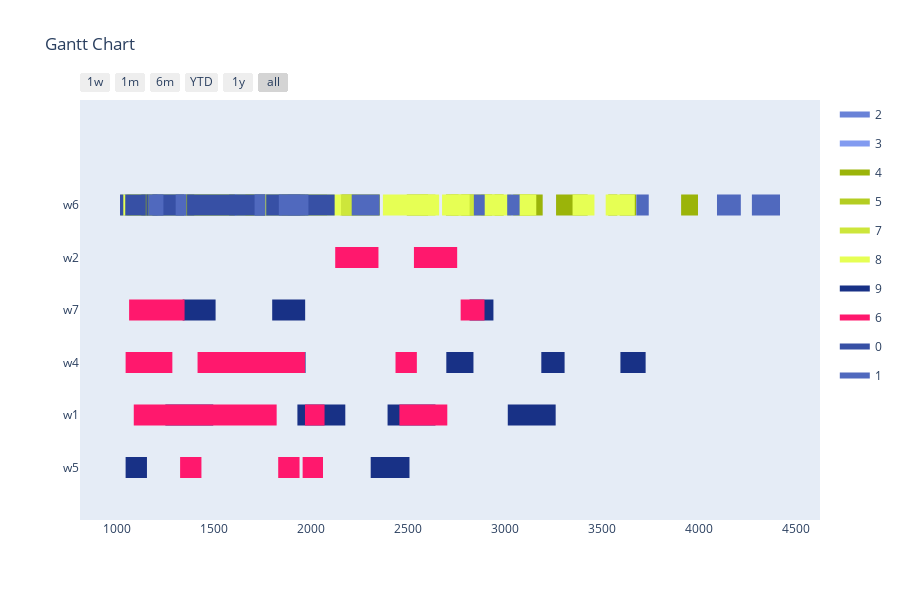

The notebook cell saved with this chart:
### Markdown cell above
Config 3 - Only valid mutations for time slots

### Code cell
optimizer = BaseGA(env)
optimizer.configure('tardiness', 'twopointcrossover', 'roulettewheel', 'onlyfeasibletimeslot')
last_time_slot = 0
for order in orders:
    if order[1] > last_time_slot:
        last_time_slot = order[1]
# all parameters after offspring_amount are optional (in this case -> verbose=True)
result, best_fitness_history, average_fitness_history, best_generation_history, feasible_gen = optimizer.optimize(orders, max_generations, earliest_time_slot, last_time_slot, population_size, offspring_amount, verbose=True)
workstation_assignments = reformat_result(result, orders, env)
visualize(workstation_assignments, best_fitness_history, average_fitness_history, best_generation_history, feasible_gen)

### Figure 1 — Plotly figure (JSON) as saved in the notebook; plotly's stock layout.template omitted (floating-point values rounded to 4 significant figures)
{"data": [{"fill": "toself", "fillcolor": "rgb(105, 130, 215)", "hoverinfo": "name", "legendgroup": "rgb(105, 130, 215)", "mode": "none", "name": "2", "type": "scatter", "x": [829, 984, 984, 829, 829, 856, 1070, 1070, 856, 856, 694, 919, 919, 694, 694, 629, 695, 695, 629, 629, 767, 903, 903, 767, 767, 599, 675, 675, 599, 599, 509, 734, 734, 509, 509, 840, 995, 995, 840, 840, 1034, 1130, 1130, 1034, 1034, 473, 615, 615, 473, 473, 646, 896, 896, 646, 646, 531, 673, 673, 531, 531, 495, 659, 659, 495, 495, 724, 789, 789, 724, 724, 487, 563, 563, 487], "y": [4.8, 4.8, 5.2, 5.2, null, 4.8, 4.8, 5.2, 5.2, null, 4.8, 4.8, 5.2, 5.2, null, 4.8, 4.8, 5.2, 5.2, null, 4.8, 4.8, 5.2, 5.2, null, 4.8, 4.8, 5.2, 5.2, null, 4.8, 4.8, 5.2, 5.2, null, 4.8, 4.8, 5.2, 5.2, null, 4.8, 4.8, 5.2, 5.2, null, 4.8, 4.8, 5.2, 5.2, null, 4.8, 4.8, 5.2, 5.2, null, 4.8, 4.8, 5.2, 5.2, null, 4.8, 4.8, 5.2, 5.2, null, 4.8, 4.8, 5.2, 5.2, null, 4.8, 4.8, 5.2, 5.2]}, {"fill": "toself", "fillcolor": "rgb(130, 155, 240)", "hoverinfo": "name", "legendgroup": "rgb(130, 155, 240)", "mode": "none", "name": "3", "type": "scatter", "x": [420, 485, 485, 420, 420, 521, 657, 657, 521, 521, 657, 802, 802, 657, 657, 576, 712, 712, 576, 576, 755, 900, 900, 755, 755, 477, 650, 650, 477, 477, 988, 1130, 1130, 988, 988, 932, 998, 998, 932, 932, 431, 596, 596, 431, 431, 588, 653, 653, 588, 588, 380, 445, 445, 380, 380, 991, 1067, 1067, 991, 991, 452, 594, 594, 452, 452, 726, 890, 890, 726, 726, 767, 909, 909, 767], "y": [4.8, 4.8, 5.2, 5.2, null, 4.8, 4.8, 5.2, 5.2, null, 4.8, 4.8, 5.2, 5.2, null, 4.8, 4.8, 5.2, 5.2, null, 4.8, 4.8, 5.2, 5.2, null, 4.8, 4.8, 5.2, 5.2, null, 4.8, 4.8, 5.2, 5.2, null, 4.8, 4.8, 5.2, 5.2, null, 4.8, 4.8, 5.2, 5.2, null, 4.8, 4.8, 5.2, 5.2, null, 4.8, 4.8, 5.2, 5.2, null, 4.8, 4.8, 5.2, 5.2, null, 4.8, 4.8, 5.2, 5.2, null, 4.8, 4.8, 5.2, 5.2, null, 4.8, 4.8, 5.2, 5.2]}, {"fill": "toself", "fillcolor": "rgb(155, 180, 9)", "hoverinfo": "name", "legendgroup": "rgb(155, 180, 9)", "mode": "none", "name": "4", "type": "scatter", "x": [3073, 3196, 3196, 3073, 3073, 2223, 2356, 2356, 2223, 2223, 3910, 3997, 3997, 3910, 3910, 2158, 2223, 2223, 2158, 2158, 2948, 2995, 2995, 2948, 2948, 3265, 3410, 3410, 3265, 3265, 988, 1053, 1053, 988, 988, 1608, 1663, 1663, 1608, 1608, 2495, 2605, 2605, 2495, 2495, 2776, 2841, 2841, 2776, 2776, 2879, 2935, 2935, 2879, 2879, 1707, 1851, 1851, 1707, 1707, 3534, 3581, 3581, 3534, 3534, 636, 701, 701, 636, 636, 1209, 1353, 1353, 1209, 1209, 3593, 3678, 3678, 3593, 3593, 2697, 2762, 2762, 2697, 2697, 3305, 3428, 3428, 3305], "y": [4.8, 4.8, 5.2, 5.2, null, 4.8, 4.8, 5.2, 5.2, null, 4.8, 4.8, 5.2, 5.2, null, 4.8, 4.8, 5.2, 5.2, null, 4.8, 4.8, 5.2, 5.2, null, 4.8, 4.8, 5.2, 5.2, null, 4.8, 4.8, 5.2, 5.2, null, 4.8, 4.8, 5.2, 5.2, null, 4.8, 4.8, 5.2, 5.2, null, 4.8, 4.8, 5.2, 5.2, null, 4.8, 4.8, 5.2, 5.2, null, 4.8, 4.8, 5.2, 5.2, null, 4.8, 4.8, 5.2, 5.2, null, 4.8, 4.8, 5.2, 5.2, null, 4.8, 4.8, 5.2, 5.2, null, 4.8, 4.8, 5.2, 5.2, null, 4.8, 4.8, 5.2, 5.2, null, 4.8, 4.8, 5.2, 5.2]}, {"fill": "toself", "fillcolor": "rgb(180, 205, 34)", "hoverinfo": "name", "legendgroup": "rgb(180, 205, 34)", "mode": "none", "name": "5", "type": "scatter", "x": [597, 684, 684, 597, 597, 483, 548, 548, 483, 483, 636, 692, 692, 636, 636, 474, 560, 560, 474, 474, 770, 835, 835, 770, 770, 434, 578, 578, 434, 434, 424, 511, 511, 424, 424, 275, 360, 360, 275, 275, 315, 391, 391, 315, 315, 717, 772, 772, 717, 717, 260, 405, 405, 260, 260, 840, 895, 895, 840, 840, 445, 521, 521, 445, 445, 483, 568, 568, 483, 483, 253, 363, 363, 253, 253, 542, 652, 652, 542, 542, 489, 536, 536, 489, 489, 659, 804, 804, 659], "y": [4.8, 4.8, 5.2, 5.2, null, 4.8, 4.8, 5.2, 5.2, null, 4.8, 4.8, 5.2, 5.2, null, 4.8, 4.8, 5.2, 5.2, null, 4.8, 4.8, 5.2, 5.2, null, 4.8, 4.8, 5.2, 5.2, null, 4.8, 4.8, 5.2, 5.2, null, 4.8, 4.8, 5.2, 5.2, null, 4.8, 4.8, 5.2, 5.2, null, 4.8, 4.8, 5.2, 5.2, null, 4.8, 4.8, 5.2, 5.2, null, 4.8, 4.8, 5.2, 5.2, null, 4.8, 4.8, 5.2, 5.2, null, 4.8, 4.8, 5.2, 5.2, null, 4.8, 4.8, 5.2, 5.2, null, 4.8, 4.8, 5.2, 5.2, null, 4.8, 4.8, 5.2, 5.2, null, 4.8, 4.8, 5.2, 5.2]}, {"fill": "toself", "fillcolor": "rgb(205, 230, 59)", "hoverinfo": "name", "legendgroup": "rgb(205, 230, 59)", "mode": "none", "name": "7", "type": "scatter", "x": [2723, 2799, 2799, 2723, 2723, 2864, 2941, 2941, 2864, 2864, 245, 390, 390, 245, 245, 1213, 1346, 1346, 1213, 1213, 2734, 2790, 2790, 2734, 2734, 317, 364, 364, 317, 317, 1737, 1881, 1881, 1737, 1737, 332, 417, 417, 332, 332, 1679, 1802, 1802, 1679, 1679, 375, 439, 439, 375, 375, 1961, 2084, 2084, 1961, 1961, 3045, 3132, 3132, 3045, 3045, 1616, 1703, 1703, 1616, 1616, 2934, 2990, 2990, 2934, 2934, 2751, 2896, 2896, 2751, 2751, 2567, 2643, 2643, 2567, 2567, 2152, 2239, 2239, 2152, 2152, 2564, 2619, 2619, 2564], "y": [4.8, 4.8, 5.2, 5.2, null, 4.8, 4.8, 5.2, 5.2, null, 4.8, 4.8, 5.2, 5.2, null, 4.8, 4.8, 5.2, 5.2, null, 4.8, 4.8, 5.2, 5.2, null, 4.8, 4.8, 5.2, 5.2, null, 4.8, 4.8, 5.2, 5.2, null, 4.8, 4.8, 5.2, 5.2, null, 4.8, 4.8, 5.2, 5.2, null, 4.8, 4.8, 5.2, 5.2, null, 4.8, 4.8, 5.2, 5.2, null, 4.8, 4.8, 5.2, 5.2, null, 4.8, 4.8, 5.2, 5.2, null, 4.8, 4.8, 5.2, 5.2, null, 4.8, 4.8, 5.2, 5.2, null, 4.8, 4.8, 5.2, 5.2, null, 4.8, 4.8, 5.2, 5.2, null, 4.8, 4.8, 5.2, 5.2]}, {"fill": "toself", "fillcolor": "rgb(230, 255, 84)", "hoverinfo": "name", "legendgroup": "rgb(230, 255, 84)", "mode": "none", "name": "8", "type": "scatter", "x": [2372, 2517, 2517, 2372, 2372, 221, 321, 321, 221, 221, 3043, 3163, 3163, 3043, 3043, 266, 396, 396, 266, 266, 2914, 3019, 3019, 2914, 2914, 2699, 2819, 2819, 2699, 2699, 582, 712, 712, 582, 582, 3521, 3671, 3671, 3521, 3521, 2868, 2973, 2973, 2868, 2868, 669, 757, 757, 669, 669, 1946, 2156, 2156, 1946, 1946, 627, 867, 867, 627, 627, 2452, 2662, 2662, 2452, 2452, 493, 643, 643, 493, 493, 1427, 1532, 1532, 1427, 1427, 3350, 3463, 3463, 3350, 3350, 2408, 2521, 2521, 2408, 2408, 2677, 2782, 2782, 2677, 2677, 1019, 1124, 1124, 1019, 1019, 523, 628, 628, 523, 523, 1991, 2096, 2096, 1991, 1991, 1399, 1579, 1579, 1399, 1399, 2920, 3033, 3033, 2920], "y": [4.8, 4.8, 5.2, 5.2, null, 4.8, 4.8, 5.2, 5.2, null, 4.8, 4.8, 5.2, 5.2, null, 4.8, 4.8, 5.2, 5.2, null, 4.8, 4.8, 5.2, 5.2, null, 4.8, 4.8, 5.2, 5.2, null, 4.8, 4.8, 5.2, 5.2, null, 4.8, 4.8, 5.2, 5.2, null, 4.8, 4.8, 5.2, 5.2, null, 4.8, 4.8, 5.2, 5.2, null, 4.8, 4.8, 5.2, 5.2, null, 4.8, 4.8, 5.2, 5.2, null, 4.8, 4.8, 5.2, 5.2, null, 4.8, 4.8, 5.2, 5.2, null, 4.8, 4.8, 5.2, 5.2, null, 4.8, 4.8, 5.2, 5.2, null, 4.8, 4.8, 5.2, 5.2, null, 4.8, 4.8, 5.2, 5.2, null, 4.8, 4.8, 5.2, 5.2, null, 4.8, 4.8, 5.2, 5.2, null, 4.8, 4.8, 5.2, 5.2, null, 4.8, 4.8, 5.2, 5.2, null, 4.8, 4.8, 5.2, 5.2]}, {"fill": "toself", "fillcolor": "rgb(24, 49, 134)", "hoverinfo": "name", "legendgroup": "rgb(24, 49, 134)", "mode": "none", "name": "9", "type": "scatter", "x": [1339, 1509, 1509, 1339, 1339, 2819, 2942, 2942, 2819, 2819, 1801, 1971, 1971, 1801, 1801, 1347, 1497, 1497, 1347, 1347, 2699, 2839, 2839, 2699, 2699, 3597, 3727, 3727, 3597, 3597, 3189, 3309, 3309, 3189, 3189, 357, 477, 477, 357, 357, 1623, 1743, 1743, 1623, 1623, 484, 624, 624, 484, 484, 1863, 1973, 1973, 1863, 1863, 541, 661, 661, 541, 541, 1250, 1497, 1497, 1250, 1250, 1931, 2178, 2178, 1931, 1931, 3016, 3263, 3263, 3016, 3016, 2396, 2643, 2643, 2396, 2396, 2309, 2509, 2509, 2309, 2309, 1045, 1155, 1155, 1045], "y": [2.8, 2.8, 3.2, 3.2, null, 2.8, 2.8, 3.2, 3.2, null, 2.8, 2.8, 3.2, 3.2, null, 2.8, 2.8, 3.2, 3.2, null, 1.8, 1.8, 2.2, 2.2, null, 1.8, 1.8, 2.2, 2.2, null, 1.8, 1.8, 2.2, 2.2, null, 1.8, 1.8, 2.2, 2.2, null, 1.8, 1.8, 2.2, 2.2, null, 1.8, 1.8, 2.2, 2.2, null, 1.8, 1.8, 2.2, 2.2, null, 1.8, 1.8, 2.2, 2.2, null, 0.8, 0.8, 1.2, 1.2, null, 0.8, 0.8, 1.2, 1.2, null, 0.8, 0.8, 1.2, 1.2, null, 0.8, 0.8, 1.2, 1.2, null, -0.2, -0.2, 0.2, 0.2, null, -0.2, -0.2, 0.2, 0.2]}, {"fill": "toself", "fillcolor": "rgb(255, 24, 109)", "hoverinfo": "name", "legendgroup": "rgb(255, 24, 109)", "mode": "none", "name": "6", "type": "scatter", "x": [605, 828, 828, 605, 605, 2126, 2349, 2349, 2126, 2126, 774, 906, 906, 774, 774, 2532, 2755, 2755, 2532, 2532, 475, 645, 645, 475, 475, 2773, 2896, 2896, 2773, 2773, 1226, 1349, 1349, 1226, 1226, 1063, 1233, 1233, 1063, 1063, 1149, 1299, 1299, 1149, 1149, 935, 1045, 1045, 935, 935, 1286, 1416, 1416, 1286, 1286, 2437, 2547, 2547, 2437, 2437, 1824, 2071, 2071, 1824, 1824, 2457, 2704, 2704, 2457, 2457, 964, 1087, 1087, 964, 964, 1958, 2063, 2063, 1958, 1958, 1832, 1942, 1942, 1832, 1832, 1326, 1436, 1436, 1326], "y": [3.8, 3.8, 4.2, 4.2, null, 3.8, 3.8, 4.2, 4.2, null, 3.8, 3.8, 4.2, 4.2, null, 3.8, 3.8, 4.2, 4.2, null, 2.8, 2.8, 3.2, 3.2, null, 2.8, 2.8, 3.2, 3.2, null, 2.8, 2.8, 3.2, 3.2, null, 2.8, 2.8, 3.2, 3.2, null, 2.8, 2.8, 3.2, 3.2, null, 1.8, 1.8, 2.2, 2.2, null, 1.8, 1.8, 2.2, 2.2, null, 1.8, 1.8, 2.2, 2.2, null, 0.8, 0.8, 1.2, 1.2, null, 0.8, 0.8, 1.2, 1.2, null, 0.8, 0.8, 1.2, 1.2, null, -0.2, -0.2, 0.2, 0.2, null, -0.2, -0.2, 0.2, 0.2, null, -0.2, -0.2, 0.2, 0.2]}, {"fill": "toself", "fillcolor": "rgb(55, 80, 165)", "hoverinfo": "name", "legendgroup": "rgb(55, 80, 165)", "mode": "none", "name": "0", "type": "scatter", "x": [2003, 2123, 2123, 2003, 2003, 1897, 1997, 1997, 1897, 1897, 1713, 1846, 1846, 1713, 1713, 1207, 1307, 1307, 1207, 1207, 1764, 2004, 2004, 1764, 1764, 1183, 1313, 1313, 1183, 1183, 239, 344, 344, 239, 239, 814, 947, 947, 814, 814, 1225, 1348, 1348, 1225, 1225, 256, 406, 406, 256, 256, 1224, 1337, 1337, 1224, 1224, 1152, 1362, 1362, 1152, 1152, 1043, 1163, 1163, 1043, 1043, 1541, 1671, 1671, 1541, 1541, 1186, 1378, 1378, 1186, 1186, 823, 1033, 1033, 823, 823, 1770, 1980, 1980, 1770, 1770, 980, 1190, 1190, 980, 980, 1846, 1946, 1946, 1846, 1846, 1016, 1149, 1149, 1016, 1016, 380, 480, 480, 380, 380, 631, 736, 736, 631, 631, 1861, 2101, 2101, 1861], "y": [4.8, 4.8, 5.2, 5.2, null, 4.8, 4.8, 5.2, 5.2, null, 4.8, 4.8, 5.2, 5.2, null, 4.8, 4.8, 5.2, 5.2, null, 4.8, 4.8, 5.2, 5.2, null, 4.8, 4.8, 5.2, 5.2, null, 4.8, 4.8, 5.2, 5.2, null, 4.8, 4.8, 5.2, 5.2, null, 4.8, 4.8, 5.2, 5.2, null, 4.8, 4.8, 5.2, 5.2, null, 4.8, 4.8, 5.2, 5.2, null, 4.8, 4.8, 5.2, 5.2, null, 4.8, 4.8, 5.2, 5.2, null, 4.8, 4.8, 5.2, 5.2, null, 4.8, 4.8, 5.2, 5.2, null, 4.8, 4.8, 5.2, 5.2, null, 4.8, 4.8, 5.2, 5.2, null, 4.8, 4.8, 5.2, 5.2, null, 4.8, 4.8, 5.2, 5.2, null, 4.8, 4.8, 5.2, 5.2, null, 4.8, 4.8, 5.2, 5.2, null, 4.8, 4.8, 5.2, 5.2, null, 4.8, 4.8, 5.2, 5.2]}, {"fill": "toself", "fillcolor": "rgb(80, 105, 190)", "hoverinfo": "name", "legendgroup": "rgb(80, 105, 190)", "mode": "none", "name": "1", "type": "scatter", "x": [539, 684, 684, 539, 539, 4275, 4420, 4420, 4275, 4275, 3679, 3743, 3743, 3679, 3679, 2841, 2897, 2897, 2841, 2841, 1303, 1359, 1359, 1303, 1303, 1847, 1912, 1912, 1847, 1847, 746, 890, 890, 746, 746, 749, 836, 836, 749, 749, 4138, 4215, 4215, 4138, 4138, 1902, 1988, 1988, 1902, 1902, 689, 744, 744, 689, 689, 1710, 1766, 1766, 1710, 1710, 1163, 1240, 1240, 1163, 1163, 2211, 2355, 2355, 2211, 2211, 1835, 1900, 1900, 1835, 1835, 609, 696, 696, 609, 609, 3013, 3077, 3077, 3013, 3013, 4095, 4218, 4218, 4095], "y": [4.8, 4.8, 5.2, 5.2, null, 4.8, 4.8, 5.2, 5.2, null, 4.8, 4.8, 5.2, 5.2, null, 4.8, 4.8, 5.2, 5.2, null, 4.8, 4.8, 5.2, 5.2, null, 4.8, 4.8, 5.2, 5.2, null, 4.8, 4.8, 5.2, 5.2, null, 4.8, 4.8, 5.2, 5.2, null, 4.8, 4.8, 5.2, 5.2, null, 4.8, 4.8, 5.2, 5.2, null, 4.8, 4.8, 5.2, 5.2, null, 4.8, 4.8, 5.2, 5.2, null, 4.8, 4.8, 5.2, 5.2, null, 4.8, 4.8, 5.2, 5.2, null, 4.8, 4.8, 5.2, 5.2, null, 4.8, 4.8, 5.2, 5.2, null, 4.8, 4.8, 5.2, 5.2, null, 4.8, 4.8, 5.2, 5.2]}, {"legendgroup": "rgb(105, 130, 215)", "marker": {"color": "rgb(105, 130, 215)", "opacity": 0, "size": 1}, "mode": "markers", "name": "", "showlegend": false, "text": [null, null, null, null, null, null, null, null, null, null, null, null, null, null, null, null, null, null, null, null, null, null, null, null, null, null, null, null, null, null], "type": "scatter", "x": [829, 984, 856, 1070, 694, 919, 629, 695, 767, 903, 599, 675, 509, 734, 840, 995, 1034, 1130, 473, 615, 646, 896, 531, 673, 495, 659, 724, 789, 487, 563], "y": [5, 5, 5, 5, 5, 5, 5, 5, 5, 5, 5, 5, 5, 5, 5, 5, 5, 5, 5, 5, 5, 5, 5, 5, 5, 5, 5, 5, 5, 5]}, {"legendgroup": "rgb(130, 155, 240)", "marker": {"color": "rgb(130, 155, 240)", "opacity": 0, "size": 1}, "mode": "markers", "name": "", "showlegend": false, "text": [null, null, null, null, null, null, null, null, null, null, null, null, null, null, null, null, null, null, null, null, null, null, null, null, null, null, null, null, null, null], "type": "scatter", "x": [420, 485, 521, 657, 657, 802, 576, 712, 755, 900, 477, 650, 988, 1130, 932, 998, 431, 596, 588, 653, 380, 445, 991, 1067, 452, 594, 726, 890, 767, 909], "y": [5, 5, 5, 5, 5, 5, 5, 5, 5, 5, 5, 5, 5, 5, 5, 5, 5, 5, 5, 5, 5, 5, 5, 5, 5, 5, 5, 5, 5, 5]}, {"legendgroup": "rgb(155, 180, 9)", "marker": {"color": "rgb(155, 180, 9)", "opacity": 0, "size": 1}, "mode": "markers", "name": "", "showlegend": false, "text": [null, null, null, null, null, null, null, null, null, null, null, null, null, null, null, null, null, null, null, null, null, null, null, null, null, null, null, null, null, null, null, null, null, null, null, null], "type": "scatter", "x": [3073, 3196, 2223, 2356, 3910, 3997, 2158, 2223, 2948, 2995, 3265, 3410, 988, 1053, 1608, 1663, 2495, 2605, 2776, 2841, 2879, 2935, 1707, 1851, 3534, 3581, 636, 701, 1209, 1353, 3593, 3678, 2697, 2762, 3305, 3428], "y": [5, 5, 5, 5, 5, 5, 5, 5, 5, 5, 5, 5, 5, 5, 5, 5, 5, 5, 5, 5, 5, 5, 5, 5, 5, 5, 5, 5, 5, 5, 5, 5, 5, 5, 5, 5]}, {"legendgroup": "rgb(180, 205, 34)", "marker": {"color": "rgb(180, 205, 34)", "opacity": 0, "size": 1}, "mode": "markers", "name": "", "showlegend": false, "text": [null, null, null, null, null, null, null, null, null, null, null, null, null, null, null, null, null, null, null, null, null, null, null, null, null, null, null, null, null, null, null, null, null, null, null, null], "type": "scatter", "x": [597, 684, 483, 548, 636, 692, 474, 560, 770, 835, 434, 578, 424, 511, 275, 360, 315, 391, 717, 772, 260, 405, 840, 895, 445, 521, 483, 568, 253, 363, 542, 652, 489, 536, 659, 804], "y": [5, 5, 5, 5, 5, 5, 5, 5, 5, 5, 5, 5, 5, 5, 5, 5, 5, 5, 5, 5, 5, 5, 5, 5, 5, 5, 5, 5, 5, 5, 5, 5, 5, 5, 5, 5]}, {"legendgroup": "rgb(205, 230, 59)", "marker": {"color": "rgb(205, 230, 59)", "opacity": 0, "size": 1}, "mode": "markers", "name": "", "showlegend": false, "text": [null, null, null, null, null, null, null, null, null, null, null, null, null, null, null, null, null, null, null, null, null, null, null, null, null, null, null, null, null, null, null, null, null, null, null, null], "type": "scatter", "x": [2723, 2799, 2864, 2941, 245, 390, 1213, 1346, 2734, 2790, 317, 364, 1737, 1881, 332, 417, 1679, 1802, 375, 439, 1961, 2084, 3045, 3132, 1616, 1703, 2934, 2990, 2751, 2896, 2567, 2643, 2152, 2239, 2564, 2619], "y": [5, 5, 5, 5, 5, 5, 5, 5, 5, 5, 5, 5, 5, 5, 5, 5, 5, 5, 5, 5, 5, 5, 5, 5, 5, 5, 5, 5, 5, 5, 5, 5, 5, 5, 5, 5]}, {"legendgroup": "rgb(230, 255, 84)", "marker": {"color": "rgb(230, 255, 84)", "opacity": 0, "size": 1}, "mode": "markers", "name": "", "showlegend": false, "text": [null, null, null, null, null, null, null, null, null, null, null, null, null, null, null, null, null, null, null, null, null, null, null, null, null, null, null, null, null, null, null, null, null, null, null, null, null, null, null, null, null, null, null, null, null, null], "type": "scatter", "x": [2372, 2517, 221, 321, 3043, 3163, 266, 396, 2914, 3019, 2699, 2819, 582, 712, 3521, 3671, 2868, 2973, 669, 757, 1946, 2156, 627, 867, 2452, 2662, 493, 643, 1427, 1532, 3350, 3463, 2408, 2521, 2677, 2782, 1019, 1124, 523, 628, 1991, 2096, 1399, 1579, 2920, 3033], "y": [5, 5, 5, 5, 5, 5, 5, 5, 5, 5, 5, 5, 5, 5, 5, 5, 5, 5, 5, 5, 5, 5, 5, 5, 5, 5, 5, 5, 5, 5, 5, 5, 5, 5, 5, 5, 5, 5, 5, 5, 5, 5, 5, 5, 5, 5]}, {"legendgroup": "rgb(24, 49, 134)", "marker": {"color": "rgb(24, 49, 134)", "opacity": 0, "size": 1}, "mode": "markers", "name": "", "showlegend": false, "text": [null, null, null, null, null, null, null, null, null, null, null, null, null, null, null, null, null, null, null, null, null, null, null, null, null, null, null, null, null, null, null, null, null, null, null, null], "type": "scatter", "x": [1339, 1509, 2819, 2942, 1801, 1971, 1347, 1497, 2699, 2839, 3597, 3727, 3189, 3309, 357, 477, 1623, 1743, 484, 624, 1863, 1973, 541, 661, 1250, 1497, 1931, 2178, 3016, 3263, 2396, 2643, 2309, 2509, 1045, 1155], "y": [3, 3, 3, 3, 3, 3, 3, 3, 2, 2, 2, 2, 2, 2, 2, 2, 2, 2, 2, 2, 2, 2, 2, 2, 1, 1, 1, 1, 1, 1, 1, 1, 0, 0, 0, 0]}, {"legendgroup": "rgb(255, 24, 109)", "marker": {"color": "rgb(255, 24, 109)", "opacity": 0, "size": 1}, "mode": "markers", "name": "", "showlegend": false, "text": [null, null, null, null, null, null, null, null, null, null, null, null, null, null, null, null, null, null, null, null, null, null, null, null, null, null, null, null, null, null, null, null, null, null, null, null], "type": "scatter", "x": [605, 828, 2126, 2349, 774, 906, 2532, 2755, 475, 645, 2773, 2896, 1226, 1349, 1063, 1233, 1149, 1299, 935, 1045, 1286, 1416, 2437, 2547, 1824, 2071, 2457, 2704, 964, 1087, 1958, 2063, 1832, 1942, 1326, 1436], "y": [4, 4, 4, 4, 4, 4, 4, 4, 3, 3, 3, 3, 3, 3, 3, 3, 3, 3, 2, 2, 2, 2, 2, 2, 1, 1, 1, 1, 1, 1, 0, 0, 0, 0, 0, 0]}, {"legendgroup": "rgb(55, 80, 165)", "marker": {"color": "rgb(55, 80, 165)", "opacity": 0, "size": 1}, "mode": "markers", "name": "", "showlegend": false, "text": [null, null, null, null, null, null, null, null, null, null, null, null, null, null, null, null, null, null, null, null, null, null, null, null, null, null, null, null, null, null, null, null, null, null, null, null, null, null, null, null, null, null, null, null, null, null], "type": "scatter", "x": [2003, 2123, 1897, 1997, 1713, 1846, 1207, 1307, 1764, 2004, 1183, 1313, 239, 344, 814, 947, 1225, 1348, 256, 406, 1224, 1337, 1152, 1362, 1043, 1163, 1541, 1671, 1186, 1378, 823, 1033, 1770, 1980, 980, 1190, 1846, 1946, 1016, 1149, 380, 480, 631, 736, 1861, 2101], "y": [5, 5, 5, 5, 5, 5, 5, 5, 5, 5, 5, 5, 5, 5, 5, 5, 5, 5, 5, 5, 5, 5, 5, 5, 5, 5, 5, 5, 5, 5, 5, 5, 5, 5, 5, 5, 5, 5, 5, 5, 5, 5, 5, 5, 5, 5]}, {"legendgroup": "rgb(80, 105, 190)", "marker": {"color": "rgb(80, 105, 190)", "opacity": 0, "size": 1}, "mode": "markers", "name": "", "showlegend": false, "text": [null, null, null, null, null, null, null, null, null, null, null, null, null, null, null, null, null, null, null, null, null, null, null, null, null, null, null, null, null, null, null, null, null, null, null, null], "type": "scatter", "x": [539, 684, 4275, 4420, 3679, 3743, 2841, 2897, 1303, 1359, 1847, 1912, 746, 890, 749, 836, 4138, 4215, 1902, 1988, 689, 744, 1710, 1766, 1163, 1240, 2211, 2355, 1835, 1900, 609, 696, 3013, 3077, 4095, 4218], "y": [5, 5, 5, 5, 5, 5, 5, 5, 5, 5, 5, 5, 5, 5, 5, 5, 5, 5, 5, 5, 5, 5, 5, 5, 5, 5, 5, 5, 5, 5, 5, 5, 5, 5, 5, 5]}], "layout": {"height": 600, "hovermode": "closest", "showlegend": true, "title": {"text": "Gantt Chart"}, "xaxis": {"rangeselector": {"buttons": [{"count": 7, "label": "1w", "step": "day", "stepmode": "backward"}, {"count": 1, "label": "1m", "step": "month", "stepmode": "backward"}, {"count": 6, "label": "6m", "step": "month", "stepmode": "backward"}, {"count": 1, "label": "YTD", "step": "year", "stepmode": "todate"}, {"count": 1, "label": "1y", "step": "year", "stepmode": "backward"}, {"step": "all"}]}, "showgrid": false, "type": "date", "zeroline": false}, "yaxis": {"autorange": false, "range": [-1, 7], "showgrid": false, "ticktext": ["w5", "w1", "w4", "w7", "w2", "w6"], "tickvals": [0, 1, 2, 3, 4, 5], "zeroline": false}}}
